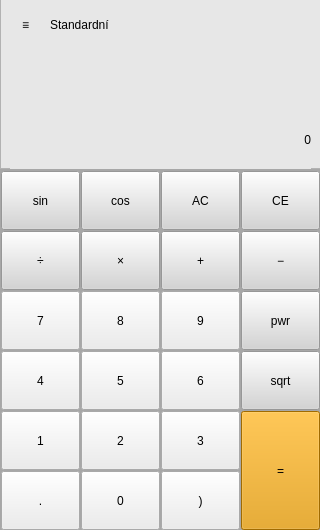
<?xml version="1.0" encoding="UTF-8"?>
<ui version="4.0">
 <class>calc_main</class>
 <widget class="QWidget" name="calc_main">
  <property name="geometry">
   <rect>
    <x>0</x>
    <y>0</y>
    <width>320</width>
    <height>530</height>
   </rect>
  </property>
  <property name="windowTitle">
   <string>calc_main</string>
  </property>
  <property name="styleSheet">
   <string notr="true">border-color: rgb(0, 0, 0);
background-color: rgb(167, 167, 167);</string>
  </property>
  <widget class="QPushButton" name="num0">
   <property name="geometry">
    <rect>
     <x>80</x>
     <y>470</y>
     <width>81</width>
     <height>61</height>
    </rect>
   </property>
   <property name="styleSheet">
    <string notr="true">font: 14pt &quot;MS Shell Dlg 2&quot;;
background-color: rgb(236, 236, 236);
margin: 1px;</string>
   </property>
   <property name="text">
    <string>0</string>
   </property>
  </widget>
  <widget class="QPushButton" name="dot">
   <property name="geometry">
    <rect>
     <x>0</x>
     <y>470</y>
     <width>81</width>
     <height>61</height>
    </rect>
   </property>
   <property name="styleSheet">
    <string notr="true">font: 14pt &quot;MS Shell Dlg 2&quot;;
background-color: rgb(236, 236, 236);
margin: 1px;</string>
   </property>
   <property name="text">
    <string>.</string>
   </property>
  </widget>
  <widget class="QPushButton" name="equals">
   <property name="geometry">
    <rect>
     <x>240</x>
     <y>410</y>
     <width>81</width>
     <height>121</height>
    </rect>
   </property>
   <property name="styleSheet">
    <string notr="true">font: 14pt &quot;MS Shell Dlg 2&quot;;
background-color: rgb(225, 150, 0);
margin: 1px;</string>
   </property>
   <property name="text">
    <string>=</string>
   </property>
  </widget>
  <widget class="QPushButton" name="num2">
   <property name="geometry">
    <rect>
     <x>80</x>
     <y>410</y>
     <width>81</width>
     <height>61</height>
    </rect>
   </property>
   <property name="styleSheet">
    <string notr="true">font: 14pt &quot;MS Shell Dlg 2&quot;;
background-color: rgb(236, 236, 236);
margin: 1px;</string>
   </property>
   <property name="text">
    <string>2</string>
   </property>
  </widget>
  <widget class="QPushButton" name="num1">
   <property name="geometry">
    <rect>
     <x>0</x>
     <y>410</y>
     <width>81</width>
     <height>61</height>
    </rect>
   </property>
   <property name="styleSheet">
    <string notr="true">font: 14pt &quot;MS Shell Dlg 2&quot;;
background-color: rgb(236, 236, 236);
margin: 1px;</string>
   </property>
   <property name="text">
    <string>1</string>
   </property>
  </widget>
  <widget class="QPushButton" name="num3">
   <property name="geometry">
    <rect>
     <x>160</x>
     <y>410</y>
     <width>81</width>
     <height>61</height>
    </rect>
   </property>
   <property name="styleSheet">
    <string notr="true">font: 14pt &quot;MS Shell Dlg 2&quot;;
background-color: rgb(236, 236, 236);
margin: 1px;</string>
   </property>
   <property name="text">
    <string>3</string>
   </property>
  </widget>
  <widget class="QPushButton" name="num5">
   <property name="geometry">
    <rect>
     <x>80</x>
     <y>350</y>
     <width>81</width>
     <height>61</height>
    </rect>
   </property>
   <property name="styleSheet">
    <string notr="true">font: 14pt &quot;MS Shell Dlg 2&quot;;
background-color: rgb(236, 236, 236);
margin: 1px;</string>
   </property>
   <property name="text">
    <string>5</string>
   </property>
  </widget>
  <widget class="QPushButton" name="num4">
   <property name="geometry">
    <rect>
     <x>0</x>
     <y>350</y>
     <width>81</width>
     <height>61</height>
    </rect>
   </property>
   <property name="styleSheet">
    <string notr="true">font: 14pt &quot;MS Shell Dlg 2&quot;;
background-color: rgb(236, 236, 236);
margin: 1px;</string>
   </property>
   <property name="text">
    <string>4</string>
   </property>
  </widget>
  <widget class="QPushButton" name="num6">
   <property name="geometry">
    <rect>
     <x>160</x>
     <y>350</y>
     <width>81</width>
     <height>61</height>
    </rect>
   </property>
   <property name="styleSheet">
    <string notr="true">font: 14pt &quot;MS Shell Dlg 2&quot;;
background-color: rgb(236, 236, 236);
margin: 1px;</string>
   </property>
   <property name="text">
    <string>6</string>
   </property>
  </widget>
  <widget class="QPushButton" name="sqrt">
   <property name="geometry">
    <rect>
     <x>240</x>
     <y>350</y>
     <width>81</width>
     <height>61</height>
    </rect>
   </property>
    <property name="toolTip">
    <string>&lt;html&gt;&lt;head/&gt;&lt;body&gt;&lt;p&gt;Odmocnina&lt;/p&gt;&lt;/body&gt;&lt;/html&gt;</string>
   </property>
   <property name="styleSheet">
    <string notr="true">font: 14pt &quot;MS Shell Dlg 2&quot;;
background-color: rgb(212, 212, 212);
margin: 1px;</string>
   </property>
   <property name="text">
    <string>sqrt</string>
   </property>
  </widget>
  <widget class="QPushButton" name="num8">
   <property name="geometry">
    <rect>
     <x>80</x>
     <y>290</y>
     <width>81</width>
     <height>61</height>
    </rect>
   </property>
   <property name="styleSheet">
    <string notr="true">font: 14pt &quot;MS Shell Dlg 2&quot;;
background-color: rgb(236, 236, 236);
margin: 1px;</string>
   </property>
   <property name="text">
    <string>8</string>
   </property>
  </widget>
  <widget class="QPushButton" name="num7">
   <property name="geometry">
    <rect>
     <x>0</x>
     <y>290</y>
     <width>81</width>
     <height>61</height>
    </rect>
   </property>
   <property name="styleSheet">
    <string notr="true">font: 14pt &quot;MS Shell Dlg 2&quot;;
background-color: rgb(236, 236, 236);
margin: 1px;</string>
   </property>
   <property name="text">
    <string>7</string>
   </property>
  </widget>
  <widget class="QPushButton" name="num9">
   <property name="geometry">
    <rect>
     <x>160</x>
     <y>290</y>
     <width>81</width>
     <height>61</height>
    </rect>
   </property>
   <property name="styleSheet">
    <string notr="true">font: 14pt &quot;MS Shell Dlg 2&quot;;
background-color: rgb(236, 236, 236);
margin: 1px;</string>
   </property>
   <property name="text">
    <string>9</string>
   </property>
  </widget>
  <widget class="QPushButton" name="pwr">
   <property name="geometry">
    <rect>
     <x>240</x>
     <y>290</y>
     <width>81</width>
     <height>61</height>
    </rect>
   </property>
    <property name="toolTip">
    <string>&lt;html&gt;&lt;head/&gt;&lt;body&gt;&lt;p&gt;Mocnina&lt;/p&gt;&lt;/body&gt;&lt;/html&gt;</string>
   </property>
   <property name="styleSheet">
    <string notr="true">font: 14pt &quot;MS Shell Dlg 2&quot;;
background-color: rgb(212, 212, 212);
margin: 1px;</string>
   </property>
   <property name="text">
    <string>pwr</string>
   </property>
  </widget>
  <widget class="QPushButton" name="mult">
   <property name="geometry">
    <rect>
     <x>80</x>
     <y>230</y>
     <width>81</width>
     <height>61</height>
    </rect>
   </property>
   <property name="styleSheet">
    <string notr="true">font: 14pt &quot;MS Shell Dlg 2&quot;;
background-color: rgb(212, 212, 212);
margin: 1px;</string>
   </property>
   <property name="text">
    <string>×</string>
   </property>
  </widget>
  <widget class="QPushButton" name="div">
   <property name="geometry">
    <rect>
     <x>0</x>
     <y>230</y>
     <width>81</width>
     <height>61</height>
    </rect>
   </property>
   <property name="layoutDirection">
    <enum>Qt::LeftToRight</enum>
   </property>
   <property name="styleSheet">
    <string notr="true">font: 14pt &quot;MS Shell Dlg 2&quot;;
background-color: rgb(212, 212, 212);
margin: 1px;</string>
   </property>
   <property name="text">
    <string>÷</string>
   </property>
  </widget>
  <widget class="QPushButton" name="sum">
   <property name="geometry">
    <rect>
     <x>160</x>
     <y>230</y>
     <width>81</width>
     <height>61</height>
    </rect>
   </property>
   <property name="styleSheet">
    <string notr="true">font: 14pt &quot;MS Shell Dlg 2&quot;;
background-color: rgb(212, 212, 212);
margin: 1px;</string>
   </property>
   <property name="text">
    <string>+</string>
   </property>
  </widget>
  <widget class="QPushButton" name="sub">
   <property name="geometry">
    <rect>
     <x>240</x>
     <y>230</y>
     <width>81</width>
     <height>61</height>
    </rect>
   </property>
   <property name="styleSheet">
    <string notr="true">font: 14pt &quot;MS Shell Dlg 2&quot;;
background-color: rgb(212, 212, 212);
margin: 1px;</string>
   </property>
   <property name="text">
    <string>−</string>
   </property>
  </widget>
  <widget class="QPushButton" name="ce">
   <property name="geometry">
    <rect>
     <x>240</x>
     <y>170</y>
     <width>81</width>
     <height>61</height>
    </rect>
   </property>
   <property name="styleSheet">
    <string notr="true">font: 14pt &quot;MS Shell Dlg 2&quot;;
background-color: rgb(212, 212, 212);
margin: 1px;</string>
   </property>
   <property name="text">
    <string>CE</string>
   </property>
  </widget>
  <widget class="QPushButton" name="cos">
   <property name="geometry">
    <rect>
     <x>80</x>
     <y>170</y>
     <width>81</width>
     <height>61</height>
    </rect>
   </property>
   <property name="styleSheet">
    <string notr="true">font: 14pt &quot;MS Shell Dlg 2&quot;;
background-color: rgb(212, 212, 212);
margin: 1px;</string>
   </property>
   <property name="text">
    <string>cos</string>
   </property>
  </widget>
  <widget class="QPushButton" name="ac">
   <property name="geometry">
    <rect>
     <x>160</x>
     <y>170</y>
     <width>81</width>
     <height>61</height>
    </rect>
   </property>
   <property name="styleSheet">
    <string notr="true">font: 14pt &quot;MS Shell Dlg 2&quot;;
background-color: rgb(212, 212, 212);
margin: 1px;</string>
   </property>
   <property name="text">
    <string>AC</string>
   </property>
  </widget>
  <widget class="QPushButton" name="sin">
   <property name="geometry">
    <rect>
     <x>0</x>
     <y>170</y>
     <width>81</width>
     <height>61</height>
    </rect>
   </property>
   <property name="styleSheet">
    <string notr="true">font: 14pt &quot;MS Shell Dlg 2&quot;;
background-color: rgb(212, 212, 212);
margin: 1px;</string>
   </property>
   <property name="text">
    <string>sin</string>
   </property>
  </widget>
  <widget class="QFrame" name="frame">
   <property name="geometry">
    <rect>
     <x>0</x>
     <y>-1</y>
     <width>321</width>
     <height>170</height>
    </rect>
   </property>
   <property name="styleSheet">
    <string notr="true">background-color: rgb(231, 231, 231);</string>
   </property>
   <property name="frameShape">
    <enum>QFrame::StyledPanel</enum>
   </property>
   <property name="frameShadow">
    <enum>QFrame::Raised</enum>
   </property>
   <widget class="QLabel" name="result_label">
    <property name="geometry">
     <rect>
      <x>10</x>
      <y>110</y>
      <width>301</width>
      <height>61</height>
     </rect>
    </property>
    <property name="layoutDirection">
     <enum>Qt::LeftToRight</enum>
    </property>
    <property name="styleSheet">
     <string notr="true">font: 30pt &quot;MS Shell Dlg 2&quot;;
background-color: rgb(231, 231, 231);</string>
    </property>
    <property name="text">
     <string>0</string>
    </property>
    <property name="alignment">
     <set>Qt::AlignRight|Qt::AlignTrailing|Qt::AlignVCenter</set>
    </property>
   </widget>
   <widget class="QToolButton" name="toolButton">
    <property name="geometry">
     <rect>
      <x>10</x>
      <y>10</y>
      <width>31</width>
      <height>31</height>
     </rect>
    </property>
    <property name="styleSheet">
     <string notr="true">font: 14pt &quot;MS Shell Dlg 2&quot;;
background-color: rgb(231, 231, 231);
border: none;</string>
    </property>
    <property name="text">
     <string>≡</string>
    </property>
   </widget>
   <widget class="QLabel" name="title">
    <property name="geometry">
     <rect>
      <x>50</x>
      <y>11</y>
      <width>150</width>
      <height>30</height>
     </rect>
    </property>
    <property name="styleSheet">
     <string notr="true">font: 14pt &quot;MS Shell Dlg 2&quot;;</string>
    </property>
    <property name="text">
     <string>Standardní</string>
    </property>
   </widget>
   <widget class="QLabel" name="equation_label">
    <property name="geometry">
     <rect>
      <x>10</x>
      <y>60</y>
      <width>301</width>
      <height>41</height>
     </rect>
    </property>
    <property name="styleSheet">
     <string notr="true">font: 14pt &quot;MS Shell Dlg 2&quot;;
background-color: rgb(231, 231, 231);</string>
    </property>
    <property name="text">
     <string/>
    </property>
    <property name="alignment">
     <set>Qt::AlignRight|Qt::AlignTrailing|Qt::AlignVCenter</set>
    </property>
   </widget>
  </widget>
  <widget class="QPushButton" name="parenthesis">
   <property name="geometry">
    <rect>
     <x>160</x>
     <y>470</y>
     <width>81</width>
     <height>61</height>
    </rect>
   </property>
   <property name="styleSheet">
    <string notr="true">font: 14pt &quot;MS Shell Dlg 2&quot;;
background-color: rgb(236, 236, 236);
margin: 1px;</string>
   </property>
   <property name="text">
    <string>)</string>
   </property>
  </widget>
  <zorder>frame</zorder>
  <zorder>num0</zorder>
  <zorder>dot</zorder>
  <zorder>equals</zorder>
  <zorder>num2</zorder>
  <zorder>num1</zorder>
  <zorder>num3</zorder>
  <zorder>num5</zorder>
  <zorder>num4</zorder>
  <zorder>num6</zorder>
  <zorder>sqrt</zorder>
  <zorder>num8</zorder>
  <zorder>num7</zorder>
  <zorder>num9</zorder>
  <zorder>pwr</zorder>
  <zorder>mult</zorder>
  <zorder>div</zorder>
  <zorder>sum</zorder>
  <zorder>sub</zorder>
  <zorder>ce</zorder>
  <zorder>cos</zorder>
  <zorder>ac</zorder>
  <zorder>sin</zorder>
  <zorder>parenthesis</zorder>
 </widget>
 <resources/>
 <connections/>
</ui>
